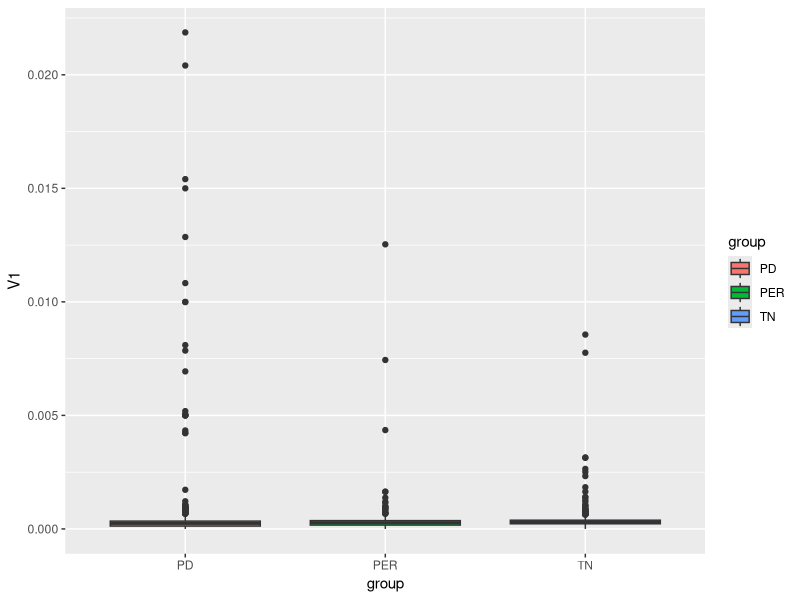
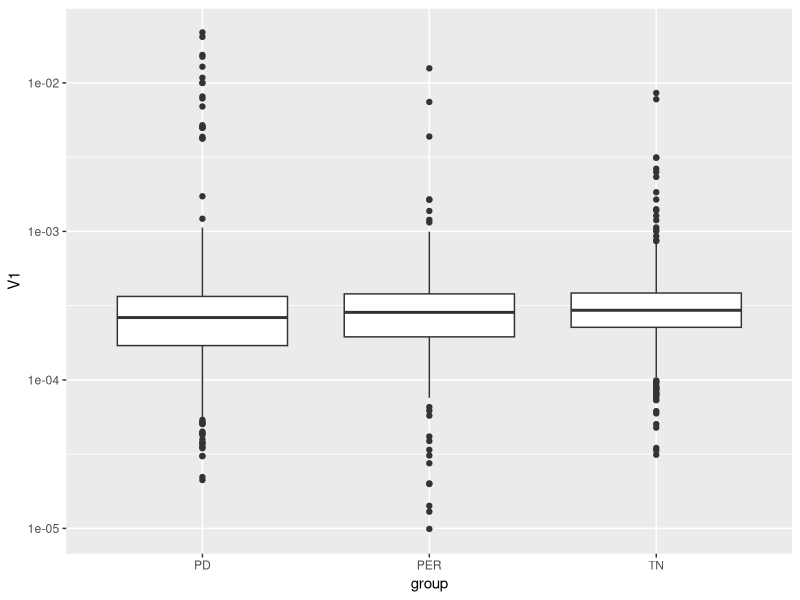
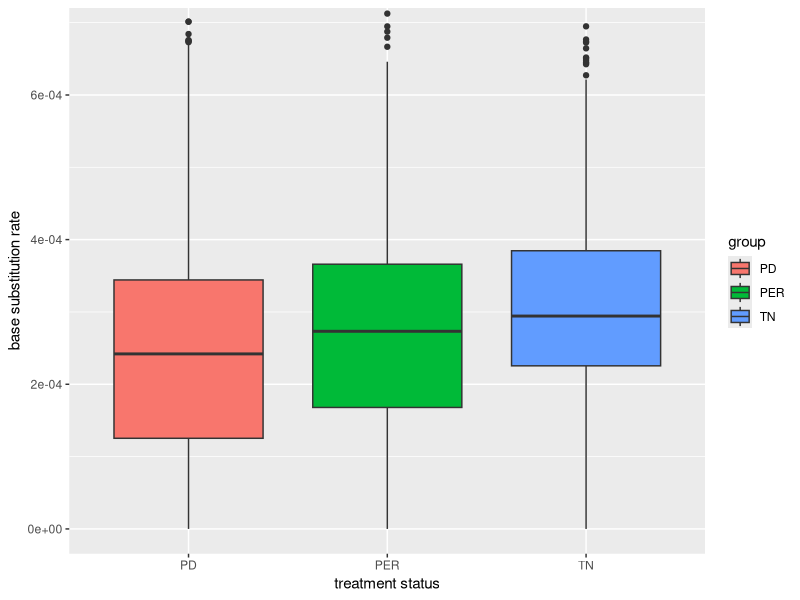
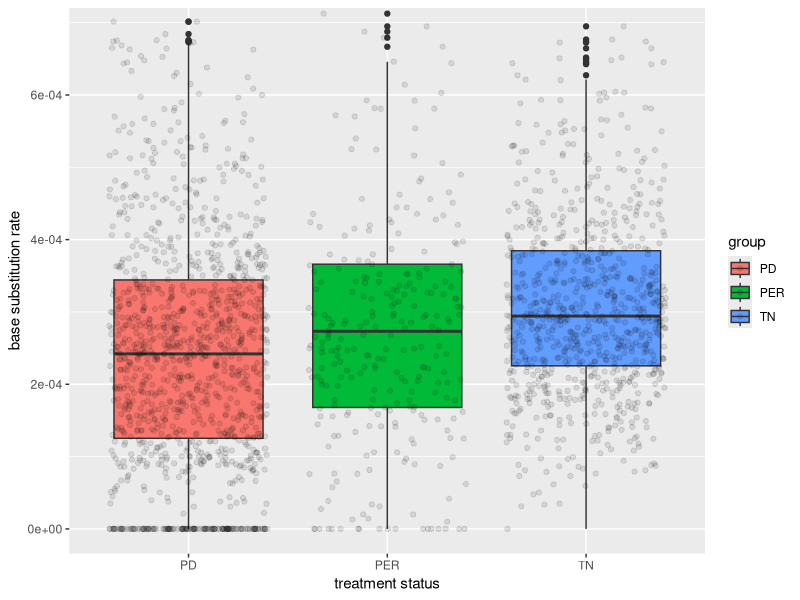
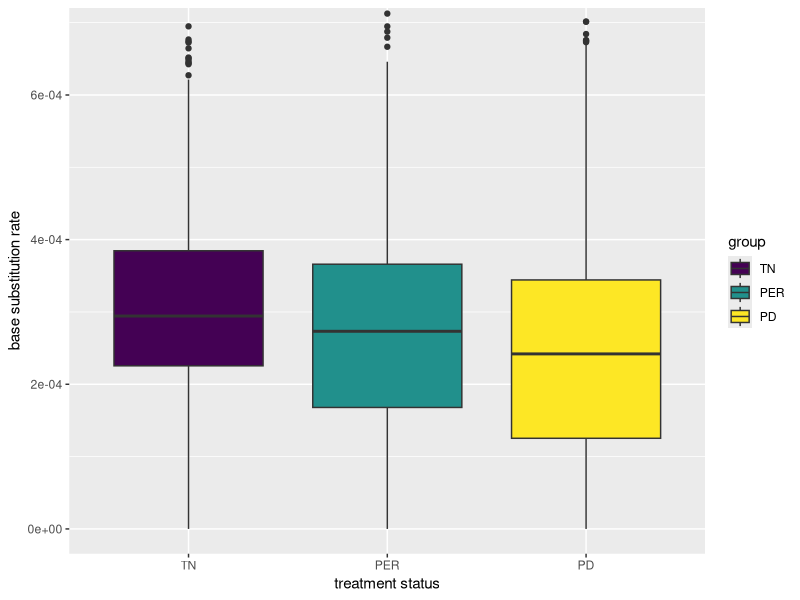
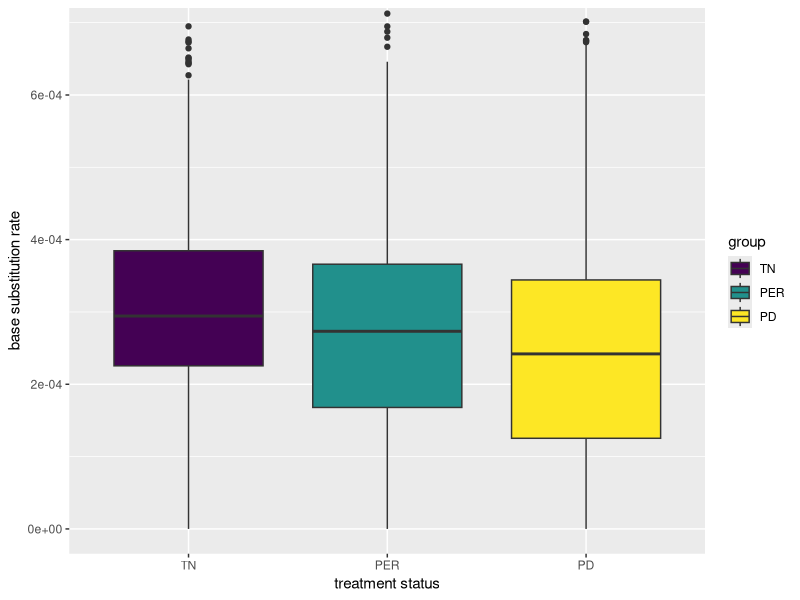
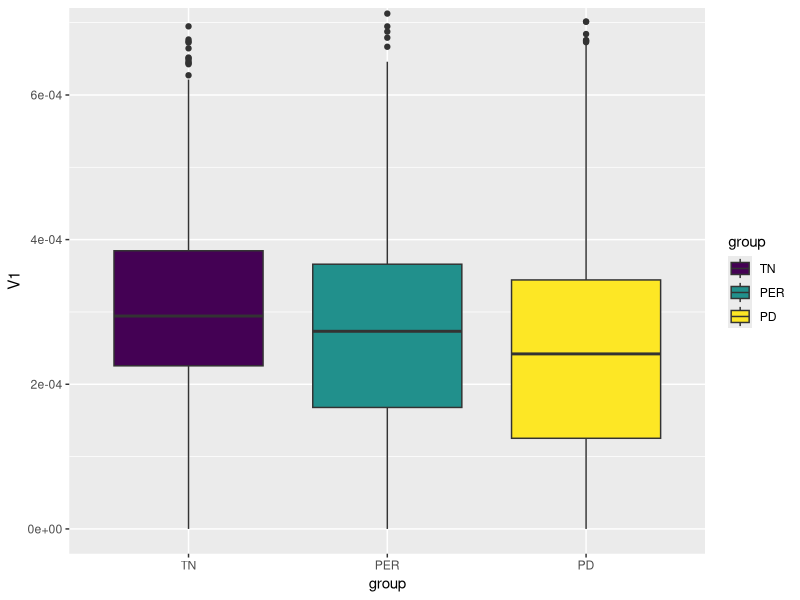
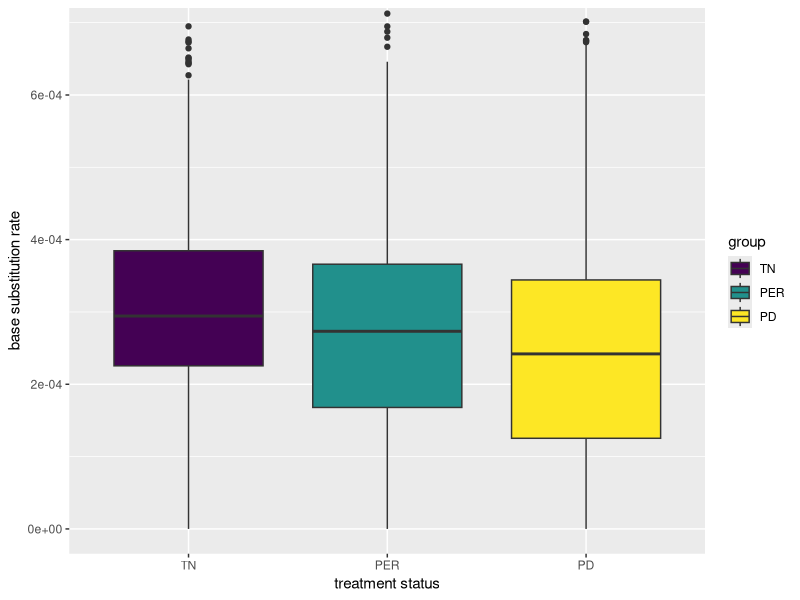

These charts were generated, in order, by the following R code:
## ---- chunk 1
library(ggplot2)
library(reshape2)
## ---- chunk 2
setwd('/Users/lincoln.harris/code/ercc_exploration/')
## ---- chunk 3
sub_rates_TN <- read.csv('sub_rates_TN.csv', header = FALSE)
sub_rates_PER <- read.csv('sub_rates_PER.csv', header = FALSE)
sub_rates_PD <- read.csv('sub_rates_PD.csv', header = FALSE)
## ---- chunk 4
sub_rates_TN$group <- 'TN'
sub_rates_PER$group <- 'PER'
sub_rates_PD$group <- 'PD'
## ---- chunk 5
big_df <- rbind(sub_rates_PD, sub_rates_PER, sub_rates_TN)
## ---- chunk 6
p0 <- ggplot(big_df, aes(x=group, y=V1, fill=group)) + geom_boxplot() 
p0
## ---- chunk 7
p1 <- ggplot(big_df, aes(x=group, y=V1)) + geom_boxplot() + scale_y_log10()
p1
## ---- chunk 8
# compute lower and upper whiskers
ylim1 = boxplot.stats(big_df$V1)$stats[c(1, 5)]

# scale y limits based on ylim1
p1 = p0 + coord_cartesian(ylim = ylim1*1.05)
p1 + labs(x='treatment status', y='base substitution rate') 
## ---- chunk 9
p1 + labs(x='treatment status', y='base substitution rate') +
  geom_point(position = 'jitter', alpha = 1/10)
## ---- chunk 10
big_df$group <- factor(big_df$group,
    levels = c('TN','PER','PD'),ordered = TRUE)
## ---- chunk 11
p2 <- ggplot(big_df, aes(x=group, y=V1, fill=group)) + geom_boxplot() 
p3 = p2 + coord_cartesian(ylim = ylim1*1.05)
p3 + labs(x='treatment status', y='base substitution rate') 
## ---- chunk 12
pdf('ercc_distro_noOutliers.pdf', width = 10, height = 10)
p3 + labs(x='treatment status', y='base substitution rate') 
dev.off()
## ---- chunk 13
#install.packages('ggpubr')
library(ggpubr)
## ---- chunk 14
my_comparisons = list( c("TN", "PER"), c("PER", "PD"), c("TN", "PD") )

#ggboxplot(ToothGrowth, x = "dose", y = "len",
#          color = "dose", palette = "jco")+ 
#  stat_compare_means(comparisons = my_comparisons, label.y = c(29, 35, 40))+
#  stat_compare_means(label.y = 45)

p3 + labs(x='treatment status', y='base substitution rate') +
  stat_compare_means(comparisons = my_comparisons, label = 'p.format', method = "t.test")
## ---- chunk 15
test <- pairwise.wilcox.test(x = big_df$V1, g = big_df$group)
test <- as.data.frame(test$p.value)
## ---- chunk 16
p3 + ggsignif::geom_signif(comparisons = list(c("PD", "PER")), map_signif_level=TRUE, annotations = '0.002063192') + 
  ggsignif::geom_signif(comparisons = list(c("PD", "TN")), map_signif_level=TRUE, annotations = '5.940442e-23') + 
  ggsignif::geom_signif(comparisons = list(c("PER", "TN")), map_signif_level=TRUE, annotations = '2.063192e-03')
